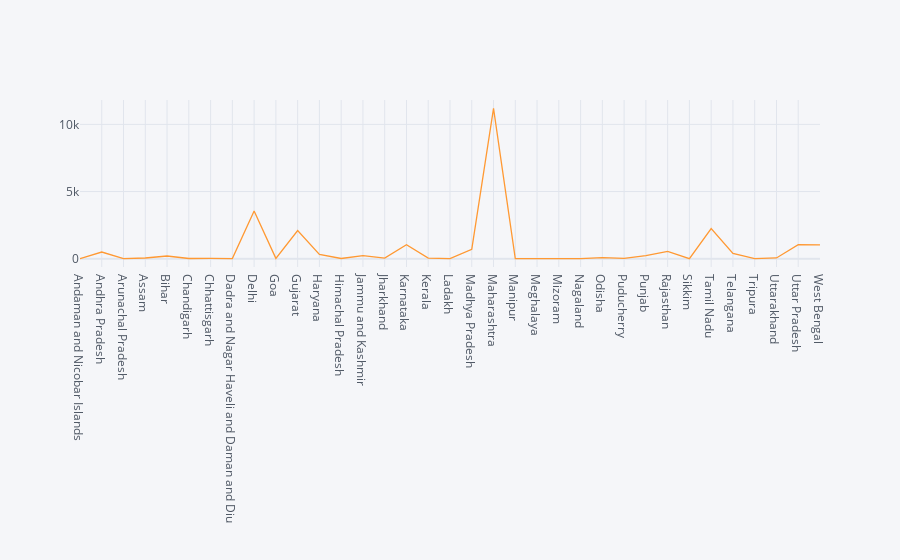

This figure's notebook cell:
### Code cell
df.iplot(kind='scatter',x='State',y='Confirmed Cases')

### Figure 1 — Plotly figure (JSON) as saved in the notebook; plotly's stock layout.template omitted (floating-point values rounded to 4 significant figures)
{"data": [{"line": {"color": "rgba(255, 153, 51, 1.0)", "dash": "solid", "shape": "linear", "width": 1.3}, "mode": "lines", "name": "Confirmed Cases", "text": "", "type": "scatter", "x": ["Andaman and Nicobar Islands", "Andhra Pradesh", "Arunachal Pradesh", "Assam", "Bihar", "Chandigarh", "Chhattisgarh", "Dadra and Nagar Haveli and Daman and Diu", "Delhi", "Goa", "Gujarat", "Haryana", "Himachal Pradesh", "Jammu and Kashmir", "Jharkhand", "Karnataka", "Kerala", "Ladakh", "Madhya Pradesh", "Maharashtra", "Manipur", "Meghalaya", "Mizoram", "Nagaland", "Odisha", "Puducherry", "Punjab", "Rajasthan", "Sikkim", "Tamil Nadu", "Telangana", "Tripura", "Uttarakhand", "Uttar Pradesh", "West Bengal"], "y": [0, 492, 3, 48, 197, 11, 21, 2, 3545, 19, 2089, 322, 11, 222, 42, 1032, 37, 1, 689, 11194, 0, 2, 0, 0, 79, 22, 230, 538, 0, 2236, 396, 3, 50, 1046, 1023]}], "layout": {"legend": {"bgcolor": "#F5F6F9", "font": {"color": "#4D5663"}}, "paper_bgcolor": "#F5F6F9", "plot_bgcolor": "#F5F6F9", "title": {"font": {"color": "#4D5663"}}, "xaxis": {"gridcolor": "#E1E5ED", "showgrid": true, "tickfont": {"color": "#4D5663"}, "title": {"font": {"color": "#4D5663"}, "text": ""}, "zerolinecolor": "#E1E5ED"}, "yaxis": {"gridcolor": "#E1E5ED", "showgrid": true, "tickfont": {"color": "#4D5663"}, "title": {"font": {"color": "#4D5663"}, "text": ""}, "zerolinecolor": "#E1E5ED"}}}
